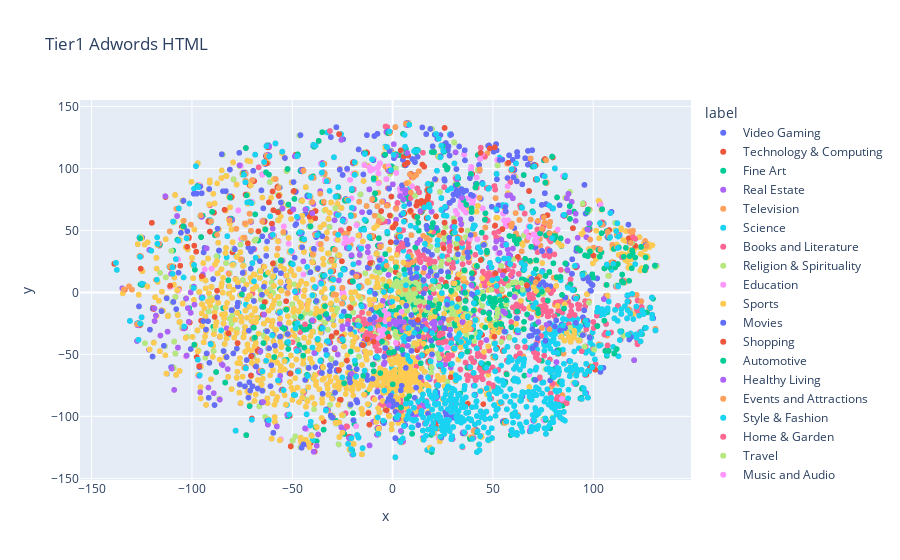

Here is the notebook cell this chart was saved with:
### Code cell
fig = px.scatter(
    df_embeddings, x='x', y='y',
    color='label', labels={'color': 'label'},
    hover_data=['items'], title = 'Tier1 Adwords HTML')
fig.show()

### Figure 1 — Plotly figure (JSON) as saved in the notebook; plotly's stock layout.template omitted (floating-point values rounded to 4 significant figures; data arrays with more than 128 entries replaced by an {"elided": "..."} marker saying what was removed)
{"data": [{"customdata": {"elided": "685x1 str values"}, "hovertemplate": "label=Video Gaming<br>x=%{x}<br>y=%{y}<br>items=%{customdata[0]}<extra></extra>", "legendgroup": "Video Gaming", "marker": {"color": "#636efa", "symbol": "circle"}, "mode": "markers", "name": "Video Gaming", "showlegend": true, "type": "scattergl", "x": {"elided": "685 float values"}, "xaxis": "x", "y": {"elided": "685 float values"}, "yaxis": "y"}, {"customdata": {"elided": "548x1 str values"}, "hovertemplate": "label=Technology & Computing<br>x=%{x}<br>y=%{y}<br>items=%{customdata[0]}<extra></extra>", "legendgroup": "Technology & Computing", "marker": {"color": "#EF553B", "symbol": "circle"}, "mode": "markers", "name": "Technology & Computing", "showlegend": true, "type": "scattergl", "x": {"elided": "548 float values"}, "xaxis": "x", "y": {"elided": "548 float values"}, "yaxis": "y"}, {"customdata": {"elided": "587x1 str values"}, "hovertemplate": "label=Fine Art<br>x=%{x}<br>y=%{y}<br>items=%{customdata[0]}<extra></extra>", "legendgroup": "Fine Art", "marker": {"color": "#00cc96", "symbol": "circle"}, "mode": "markers", "name": "Fine Art", "showlegend": true, "type": "scattergl", "x": {"elided": "587 float values"}, "xaxis": "x", "y": {"elided": "587 float values"}, "yaxis": "y"}, {"customdata": {"elided": "480x1 str values"}, "hovertemplate": "label=Real Estate<br>x=%{x}<br>y=%{y}<br>items=%{customdata[0]}<extra></extra>", "legendgroup": "Real Estate", "marker": {"color": "#ab63fa", "symbol": "circle"}, "mode": "markers", "name": "Real Estate", "showlegend": true, "type": "scattergl", "x": {"elided": "480 float values"}, "xaxis": "x", "y": {"elided": "480 float values"}, "yaxis": "y"}, {"customdata": {"elided": "1411x1 str values"}, "hovertemplate": "label=Television<br>x=%{x}<br>y=%{y}<br>items=%{customdata[0]}<extra></extra>", "legendgroup": "Television", "marker": {"color": "#FFA15A", "symbol": "circle"}, "mode": "markers", "name": "Television", "showlegend": true, "type": "scattergl", "x": {"elided": "1411 float values"}, "xaxis": "x", "y": {"elided": "1411 float values"}, "yaxis": "y"}, {"customdata": {"elided": "1041x1 str values"}, "hovertemplate": "label=Science<br>x=%{x}<br>y=%{y}<br>items=%{customdata[0]}<extra></extra>", "legendgroup": "Science", "marker": {"color": "#19d3f3", "symbol": "circle"}, "mode": "markers", "name": "Science", "showlegend": true, "type": "scattergl", "x": {"elided": "1041 float values"}, "xaxis": "x", "y": {"elided": "1041 float values"}, "yaxis": "y"}, {"customdata": {"elided": "601x1 str values"}, "hovertemplate": "label=Books and Literature<br>x=%{x}<br>y=%{y}<br>items=%{customdata[0]}<extra></extra>", "legendgroup": "Books and Literature", "marker": {"color": "#FF6692", "symbol": "circle"}, "mode": "markers", "name": "Books and Literature", "showlegend": true, "type": "scattergl", "x": {"elided": "601 float values"}, "xaxis": "x", "y": {"elided": "601 float values"}, "yaxis": "y"}, {"customdata": {"elided": "332x1 str values"}, "hovertemplate": "label=Religion & Spirituality<br>x=%{x}<br>y=%{y}<br>items=%{customdata[0]}<extra></extra>", "legendgroup": "Religion & Spirituality", "marker": {"color": "#B6E880", "symbol": "circle"}, "mode": "markers", "name": "Religion & Spirituality", "showlegend": true, "type": "scattergl", "x": {"elided": "332 float values"}, "xaxis": "x", "y": {"elided": "332 float values"}, "yaxis": "y"}, {"customdata": {"elided": "894x1 str values"}, "hovertemplate": "label=Education<br>x=%{x}<br>y=%{y}<br>items=%{customdata[0]}<extra></extra>", "legendgroup": "Education", "marker": {"color": "#FF97FF", "symbol": "circle"}, "mode": "markers", "name": "Education", "showlegend": true, "type": "scattergl", "x": {"elided": "894 float values"}, "xaxis": "x", "y": {"elided": "894 float values"}, "yaxis": "y"}, {"customdata": {"elided": "1490x1 str values"}, "hovertemplate": "label=Sports<br>x=%{x}<br>y=%{y}<br>items=%{customdata[0]}<extra></extra>", "legendgroup": "Sports", "marker": {"color": "#FECB52", "symbol": "circle"}, "mode": "markers", "name": "Sports", "showlegend": true, "type": "scattergl", "x": {"elided": "1490 float values"}, "xaxis": "x", "y": {"elided": "1490 float values"}, "yaxis": "y"}, {"customdata": {"elided": "1005x1 str values"}, "hovertemplate": "label=Movies<br>x=%{x}<br>y=%{y}<br>items=%{customdata[0]}<extra></extra>", "legendgroup": "Movies", "marker": {"color": "#636efa", "symbol": "circle"}, "mode": "markers", "name": "Movies", "showlegend": true, "type": "scattergl", "x": {"elided": "1005 float values"}, "xaxis": "x", "y": {"elided": "1005 float values"}, "yaxis": "y"}, {"customdata": {"elided": "1504x1 str values"}, "hovertemplate": "label=Shopping<br>x=%{x}<br>y=%{y}<br>items=%{customdata[0]}<extra></extra>", "legendgroup": "Shopping", "marker": {"color": "#EF553B", "symbol": "circle"}, "mode": "markers", "name": "Shopping", "showlegend": true, "type": "scattergl", "x": {"elided": "1504 float values"}, "xaxis": "x", "y": {"elided": "1504 float values"}, "yaxis": "y"}, {"customdata": {"elided": "1322x1 str values"}, "hovertemplate": "label=Automotive<br>x=%{x}<br>y=%{y}<br>items=%{customdata[0]}<extra></extra>", "legendgroup": "Automotive", "marker": {"color": "#00cc96", "symbol": "circle"}, "mode": "markers", "name": "Automotive", "showlegend": true, "type": "scattergl", "x": {"elided": "1322 float values"}, "xaxis": "x", "y": {"elided": "1322 float values"}, "yaxis": "y"}, {"customdata": {"elided": "761x1 str values"}, "hovertemplate": "label=Healthy Living<br>x=%{x}<br>y=%{y}<br>items=%{customdata[0]}<extra></extra>", "legendgroup": "Healthy Living", "marker": {"color": "#ab63fa", "symbol": "circle"}, "mode": "markers", "name": "Healthy Living", "showlegend": true, "type": "scattergl", "x": {"elided": "761 float values"}, "xaxis": "x", "y": {"elided": "761 float values"}, "yaxis": "y"}, {"customdata": {"elided": "373x1 str values"}, "hovertemplate": "label=Events and Attractions<br>x=%{x}<br>y=%{y}<br>items=%{customdata[0]}<extra></extra>", "legendgroup": "Events and Attractions", "marker": {"color": "#FFA15A", "symbol": "circle"}, "mode": "markers", "name": "Events and Attractions", "showlegend": true, "type": "scattergl", "x": {"elided": "373 float values"}, "xaxis": "x", "y": {"elided": "373 float values"}, "yaxis": "y"}, {"customdata": {"elided": "910x1 str values"}, "hovertemplate": "label=Style & Fashion<br>x=%{x}<br>y=%{y}<br>items=%{customdata[0]}<extra></extra>", "legendgroup": "Style & Fashion", "marker": {"color": "#19d3f3", "symbol": "circle"}, "mode": "markers", "name": "Style & Fashion", "showlegend": true, "type": "scattergl", "x": {"elided": "910 float values"}, "xaxis": "x", "y": {"elided": "910 float values"}, "yaxis": "y"}, {"customdata": {"elided": "1117x1 str values"}, "hovertemplate": "label=Home & Garden<br>x=%{x}<br>y=%{y}<br>items=%{customdata[0]}<extra></extra>", "legendgroup": "Home & Garden", "marker": {"color": "#FF6692", "symbol": "circle"}, "mode": "markers", "name": "Home & Garden", "showlegend": true, "type": "scattergl", "x": {"elided": "1117 float values"}, "xaxis": "x", "y": {"elided": "1117 float values"}, "yaxis": "y"}, {"customdata": {"elided": "1278x1 str values"}, "hovertemplate": "label=Travel<br>x=%{x}<br>y=%{y}<br>items=%{customdata[0]}<extra></extra>", "legendgroup": "Travel", "marker": {"color": "#B6E880", "symbol": "circle"}, "mode": "markers", "name": "Travel", "showlegend": true, "type": "scattergl", "x": {"elided": "1278 float values"}, "xaxis": "x", "y": {"elided": "1278 float values"}, "yaxis": "y"}, {"customdata": {"elided": "346x1 str values"}, "hovertemplate": "label=Music and Audio<br>x=%{x}<br>y=%{y}<br>items=%{customdata[0]}<extra></extra>", "legendgroup": "Music and Audio", "marker": {"color": "#FF97FF", "symbol": "circle"}, "mode": "markers", "name": "Music and Audio", "showlegend": true, "type": "scattergl", "x": {"elided": "346 float values"}, "xaxis": "x", "y": {"elided": "346 float values"}, "yaxis": "y"}, {"customdata": {"elided": "1248x1 str values"}, "hovertemplate": "label=Pets<br>x=%{x}<br>y=%{y}<br>items=%{customdata[0]}<extra></extra>", "legendgroup": "Pets", "marker": {"color": "#FECB52", "symbol": "circle"}, "mode": "markers", "name": "Pets", "showlegend": true, "type": "scattergl", "x": {"elided": "1248 float values"}, "xaxis": "x", "y": {"elided": "1248 float values"}, "yaxis": "y"}, {"customdata": {"elided": "664x1 str values"}, "hovertemplate": "label=Pop Culture<br>x=%{x}<br>y=%{y}<br>items=%{customdata[0]}<extra></extra>", "legendgroup": "Pop Culture", "marker": {"color": "#636efa", "symbol": "circle"}, "mode": "markers", "name": "Pop Culture", "showlegend": true, "type": "scattergl", "x": {"elided": "664 float values"}, "xaxis": "x", "y": {"elided": "664 float values"}, "yaxis": "y"}, {"customdata": {"elided": "346x1 str values"}, "hovertemplate": "label=Family and Relationships<br>x=%{x}<br>y=%{y}<br>items=%{customdata[0]}<extra></extra>", "legendgroup": "Family and Relationships", "marker": {"color": "#EF553B", "symbol": "circle"}, "mode": "markers", "name": "Family and Relationships", "showlegend": true, "type": "scattergl", "x": {"elided": "346 float values"}, "xaxis": "x", "y": {"elided": "346 float values"}, "yaxis": "y"}, {"customdata": {"elided": "419x1 str values"}, "hovertemplate": "label=Hobbies & Interests<br>x=%{x}<br>y=%{y}<br>items=%{customdata[0]}<extra></extra>", "legendgroup": "Hobbies & Interests", "marker": {"color": "#00cc96", "symbol": "circle"}, "mode": "markers", "name": "Hobbies & Interests", "showlegend": true, "type": "scattergl", "x": {"elided": "419 float values"}, "xaxis": "x", "y": {"elided": "419 float values"}, "yaxis": "y"}, {"customdata": {"elided": "258x1 str values"}, "hovertemplate": "label=Medical Health<br>x=%{x}<br>y=%{y}<br>items=%{customdata[0]}<extra></extra>", "legendgroup": "Medical Health", "marker": {"color": "#ab63fa", "symbol": "circle"}, "mode": "markers", "name": "Medical Health", "showlegend": true, "type": "scattergl", "x": {"elided": "258 float values"}, "xaxis": "x", "y": {"elided": "258 float values"}, "yaxis": "y"}, {"customdata": {"elided": "189x1 str values"}, "hovertemplate": "label=Business and Finance<br>x=%{x}<br>y=%{y}<br>items=%{customdata[0]}<extra></extra>", "legendgroup": "Business and Finance", "marker": {"color": "#FFA15A", "symbol": "circle"}, "mode": "markers", "name": "Business and Finance", "showlegend": true, "type": "scattergl", "x": {"elided": "189 float values"}, "xaxis": "x", "y": {"elided": "189 float values"}, "yaxis": "y"}, {"customdata": {"elided": "636x1 str values"}, "hovertemplate": "label=Food & Drink<br>x=%{x}<br>y=%{y}<br>items=%{customdata[0]}<extra></extra>", "legendgroup": "Food & Drink", "marker": {"color": "#19d3f3", "symbol": "circle"}, "mode": "markers", "name": "Food & Drink", "showlegend": true, "type": "scattergl", "x": {"elided": "636 float values"}, "xaxis": "x", "y": {"elided": "636 float values"}, "yaxis": "y"}], "layout": {"legend": {"title": {"text": "label"}, "tracegroupgap": 0}, "title": {"text": "Tier1 Adwords HTML"}, "xaxis": {"anchor": "y", "domain": [0, 1], "title": {"text": "x"}}, "yaxis": {"anchor": "x", "domain": [0, 1], "title": {"text": "y"}}}}
